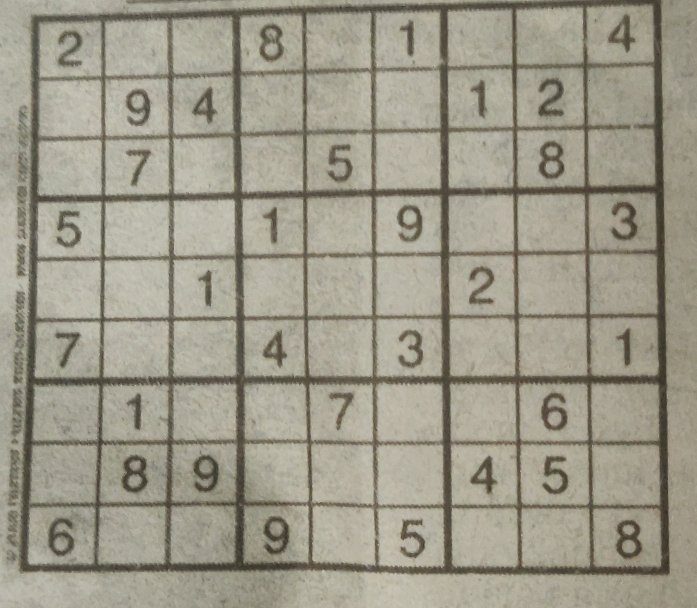
#> input picture test_images/index.jpeg, 1393 x 1216 px (shown at 1/2 size); its folder holds only this picture in this run
$ python -i process.py   (imports and definitions only)
#> lines starting #> are read from the running program, lines starting #| are printed output that depends on the picture; after the words box and inside, x2 and y2 are one past the last pixel; in counts of white or black regions, pixels touching at a corner belong together
import cv2
import matplotlib.pyplot as plt
import numpy as np
import os
import operator
import PIL
from PIL import Image


class Image:
############################################
# Processing of img.
    def __init__(self,path):
        self.path = path

    def img(self):
        img = cv2.imread(self.path, 0)
#> img: shape (1216, 1393); min 6, max 234, mean 152.3
        return img


    def pre_process(self):
# This returns the thresholded img
        #Steps :
        # 1. Blurring to remove noise in img
        # 2. Thresholding the img to either 0
        img = self.img()
        puzzle = img
        out_box = np.zeros((np.size(puzzle)), np.uint8)
        dst = cv2.GaussianBlur(puzzle, (9, 9), 0)
        kernel = np.array([[0, 1, 0], [1, 1, 1], [0, 1, 0]], np.uint8)
        kernel2 = np.ones((3, 3), np.int8)
        out_box = cv2.adaptiveThreshold(dst, 255, cv2.ADAPTIVE_THRESH_GAUSSIAN_C, cv2.THRESH_BINARY, 11, 2)
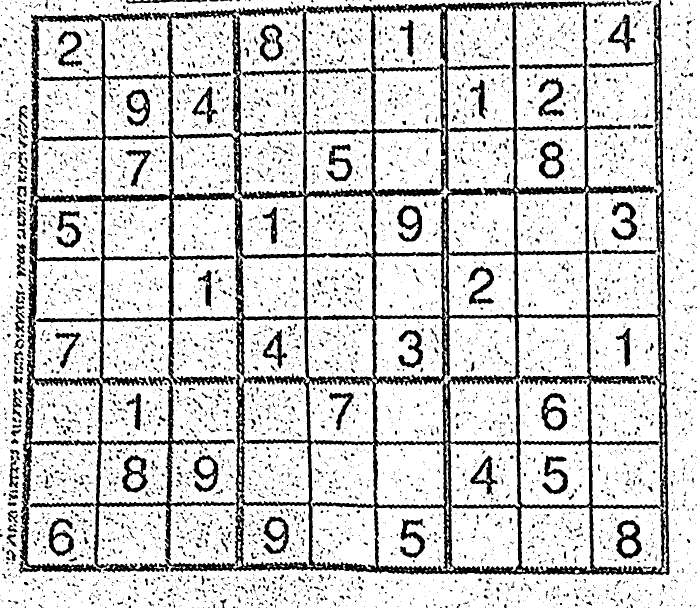
#> out_box: shape (1216, 1393) (shown at 1/2 size); 81.7% white; 6218 black regions (5232 under 20 px), largest, box (x1, y1, x2, y2) and area: (37, 0, 1339, 1151) 198232, (1232, 1040, 1284, 1118) 1873, (1078, 282, 1129, 357) 1743
        out_box = cv2.bitwise_not(out_box)
        real = out_box.copy()
        return real

    def make_video(self):

        image_folder = 'flood'
        video_name = 'video.avi'

        images = [img for img in os.listdir(image_folder) if img.endswith(".jpeg")]
        frame = cv2.imread(os.path.join(image_folder, images[0]))
        height, width, layers = frame.shape

        length = len(images)
        video = cv2.VideoWriter(video_name, 0, int(length / 20), (width, height))

        for i in range(1, length + 1):
            image = str(i) + ".jpeg"
            video.write(cv2.imread(os.path.join(image_folder, image)))

        cv2.destroyAllWindows()
        video.release()
        print('Video generated !!')


    def flood_fill(self,video = False):
        '''
        Flood filling is done to obtain the largest blob.
        #Process :
        #1. Flood fill everything with '64' brightness. Meanwhile
        find the largest flood-filled area and its seed point.
        #2. Then reflood the largest blob with 255.
        #3. Reset every pixel left with 64 to zero.

        VIDEO is to generate a video of of the action of floodfill algo.
        '''

        out_box = self.pre_process()

        maxi = -1
        maxpt = (None,None)

        height, width = np.shape(out_box)
#> height = 1216; width = 1393
        m = 0
        for y in range(height):
            row = out_box[y]
            for x in range(width):
                if row[x] >= 128:
                    area = cv2.floodFill(out_box, None, (x, y), 64)[0]
                    if(video == True):
                        m = m + 1
                        title = "flood/" + str(m) + ".jpeg"
                        cv2.imwrite(title, out_box)
                        # print(title + " under  progress ")
                    if area > maxi:
                        maxpt = (x, y)
                        maxi = area
#> after the loop, m = 0; maxi = 192838; maxpt = (1318, 0)

        final = cv2.floodFill(out_box, None, maxpt, 256)
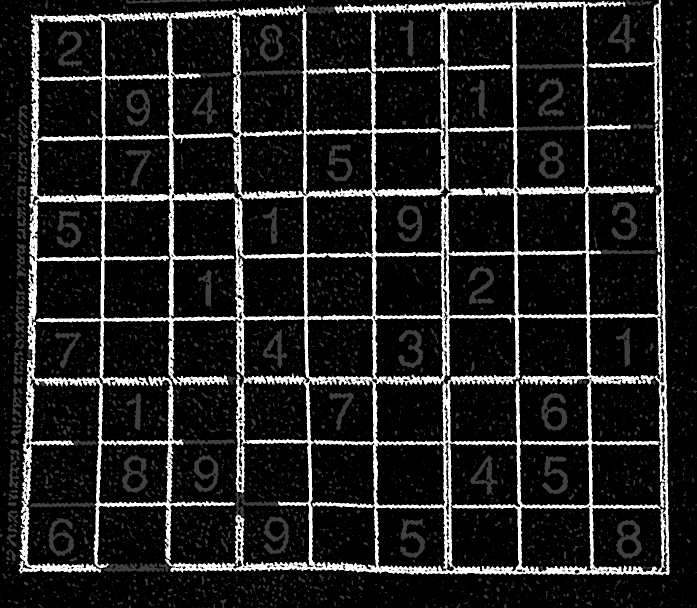
#> out_box: shape (1216, 1393) (shown at 1/2 size); min 0, max 255, mean 33.4
        if (video == True):
            m = m + 1
            title = "flood/" + str(m) + ".jpeg"
            cv2.imwrite(title, out_box)

        for y in range(height):
            row = out_box[y]
            # plt.imshow(out_box,cmap='gray', vmin=0, vmax=255)
            # print(row)
            for x in range(width):
                # print(row)
                if row[x] == 64:
                    cv2.floodFill(out_box, None, (x, y), 0)
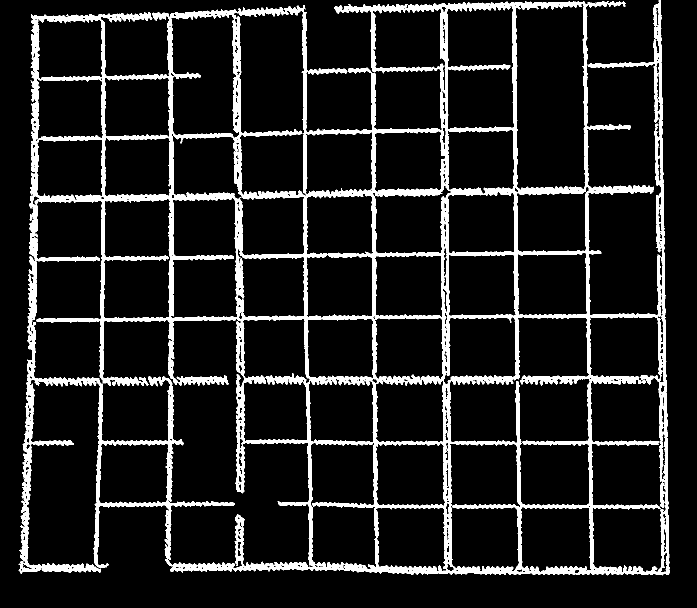
#> out_box: shape (1216, 1393) (shown at 1/2 size); 11.4% white; 1 white region, box (x1, y1, x2, y2) and area: (37, 0, 1339, 1151) 192838

        if (video == True):
            m = m + 1
            title = "flood/" + str(m) + ".jpeg"
            cv2.imwrite(title, out_box)
            self.make_video()

        return out_box

    def erode(self):
        '''
        Mainly to get better contour edges.
        '''
        out_box = self.flood_fill()
        kernel = np.ones((2, 2), np.uint8)
        img_dil = cv2.erode(out_box, kernel, iterations=1)
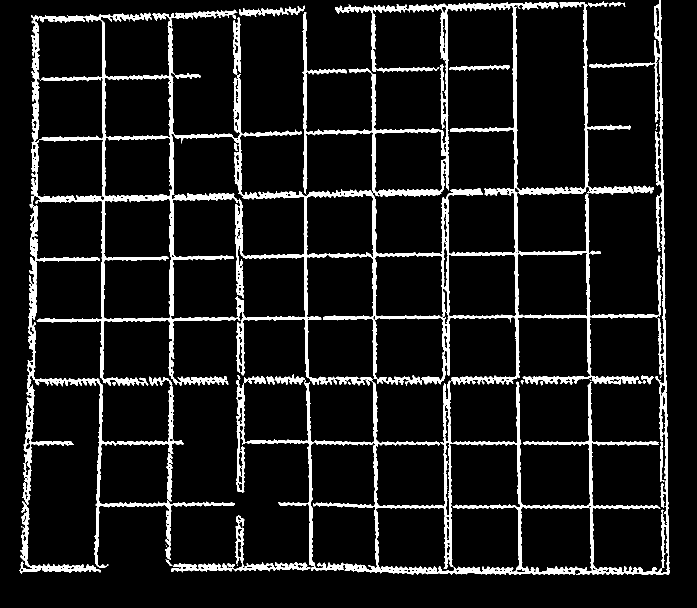
#> img_dil: shape (1216, 1393) (shown at 1/2 size); 9.1% white; 41 white regions (18 under 20 px)
        return img_dil

    def find_contours(self):
        copy = self.erode()
        contours, h = cv2.findContours(copy, cv2.RETR_EXTERNAL, cv2.CHAIN_APPROX_NONE)
#> contours = 38 contours, 18 with area under 20; largest, box (x1, y1, x2, y2) and area: (62, 0, 1339, 1150) 504956, (39, 392, 470, 1147) 15601, (342, 1031, 621, 1145) 3536, (466, 34, 482, 149) 1165, (478, 11, 610, 34) 910; h = 38 rows, first 6: [1, -1, -1, -1], [2, 0, -1, -1], [3, 1, -1, -1], [4, 2, -1, -1], [5, 3, -1, -1], [6, 4, -1, -1]
        contours = sorted(contours, key=cv2.contourArea, reverse=True)
        large = contours[0]
#> large = contour of 27879 points, box (x1, y1, x2, y2) (62, 0, 1339, 1150), area 504956
        result_img = cv2.cvtColor(self.pre_process(), cv2.COLOR_GRAY2RGB)
        cv2.drawContours(result_img, contours, 0, (0, 230, 255), 6)
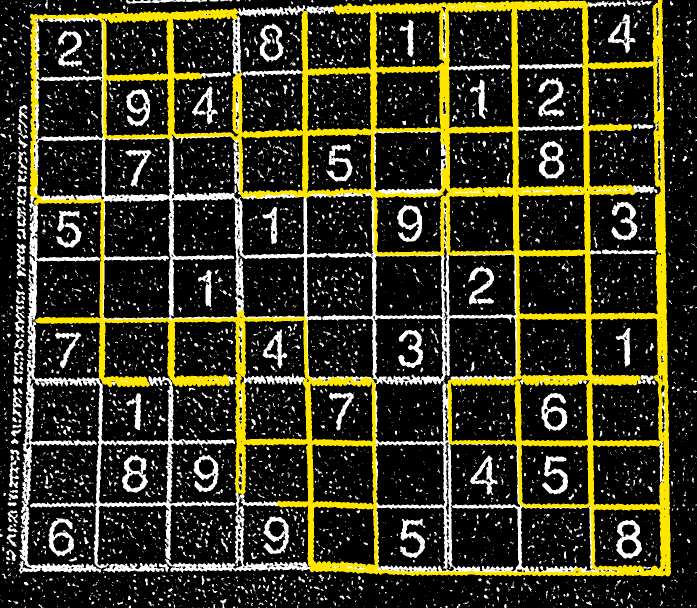
#> result_img: shape (1216, 1393, 3) (shown at 1/2 size); mean B, G, R 30.9, 53.6, 56.1

        return result_img,large

    def warped_img(self):

        def dist(a, b):
            return (np.sqrt((a[0] - b[0]) ** 2 + (a[1] - b[1]) ** 2))

        _,polygon = self.find_contours()
#> polygon has the same summary as large in find_contours

        bottom_right, _ = max(enumerate([pt[0][0] + pt[0][1] for pt in polygon]), key=operator.itemgetter(1))
#> bottom_right = 26728
        top_left, _ = min(enumerate([pt[0][0] + pt[0][1] for pt in polygon]), key=operator.itemgetter(1))
#> top_left = 19648
        bottom_left, _ = min(enumerate([pt[0][0] - pt[0][1] for pt in polygon]), key=operator.itemgetter(1))
#> bottom_left = 20715
        top_right, _ = max(enumerate([pt[0][0] - pt[0][1] for pt in polygon]), key=operator.itemgetter(1))
#> top_right = 27877

        rect = np.zeros((4, 2), dtype="float32")
        rect[0] = polygon[top_left][0]
        rect[1] = polygon[top_right][0]
        rect[2] = polygon[bottom_right][0]
        rect[3] = polygon[bottom_left][0]

        (tl, tr, br, bl) = rect
        w_a = dist(tl, tr)
        w_b = dist(bl, br)

        maxWidth = int(max(w_a, w_b))

        h_a = dist(tl, bl)
        h_b = dist(tr, br)
        maxHeight = int(max(h_a, h_b))

        dst = np.array([[0, 0], [maxWidth - 1, 0], [maxWidth - 1, maxHeight - 1], [0, maxHeight - 1]], dtype="float32")

        M = cv2.getPerspectiveTransform(rect, dst)
#> M = [[2.13, -0.0348, -133], [0.0468, 1.96, -61.78], [0.000734, -1.48e-05, 1]]
        warp = cv2.warpPerspective(self.pre_process(), M, (maxWidth, maxHeight))
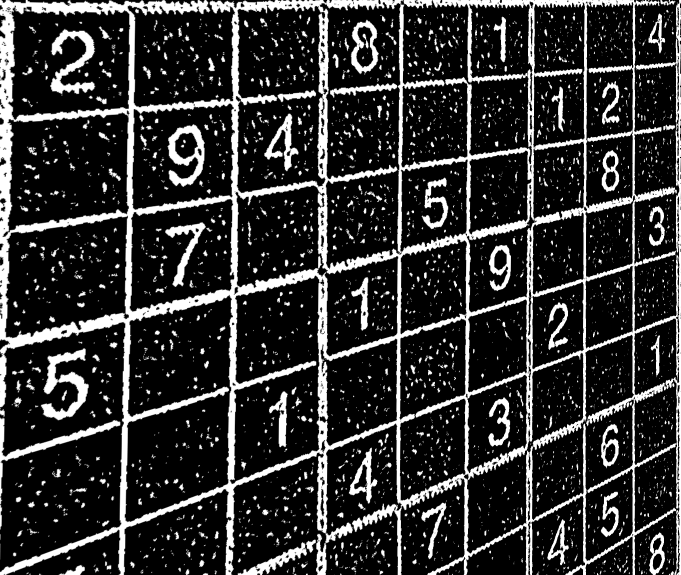
#> warp: shape (1149, 1361) (shown at 1/2 size); min 0, max 255, mean 49.5

        return warp

    def resize(self):
        dim = (40 * 9, 40 * 9)
        resized = cv2.resize(self.warped_img(), dim)
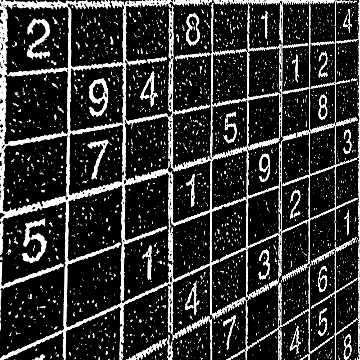
#> resized: shape (360, 360); min 0, max 255, mean 49.5
        return resized


##############################################
'''
cv2.imshow('STAGE-101', img)
cv2.waitKey(0)
cv2.destroyAllWindows()
'''


'''
path = Image('sudoku_2.jpeg')
STAGE_101 = path.img()
STAGE_102 = path.pre_process()

STAGE_103 = path.flood_fill()
STAGE_104 = path.erode()
STAGE_105,contour = path.find_contours()
STAGE_106 = path.warped_img()
STAGE_107 = path.resize()


cv2.imshow('STAGE-103', STAGE_107)
cv2.waitKey(0)
cv2.destroyAllWindows()
'''

#############################################

>>> result = Image('test_images/index.jpeg').resize()
